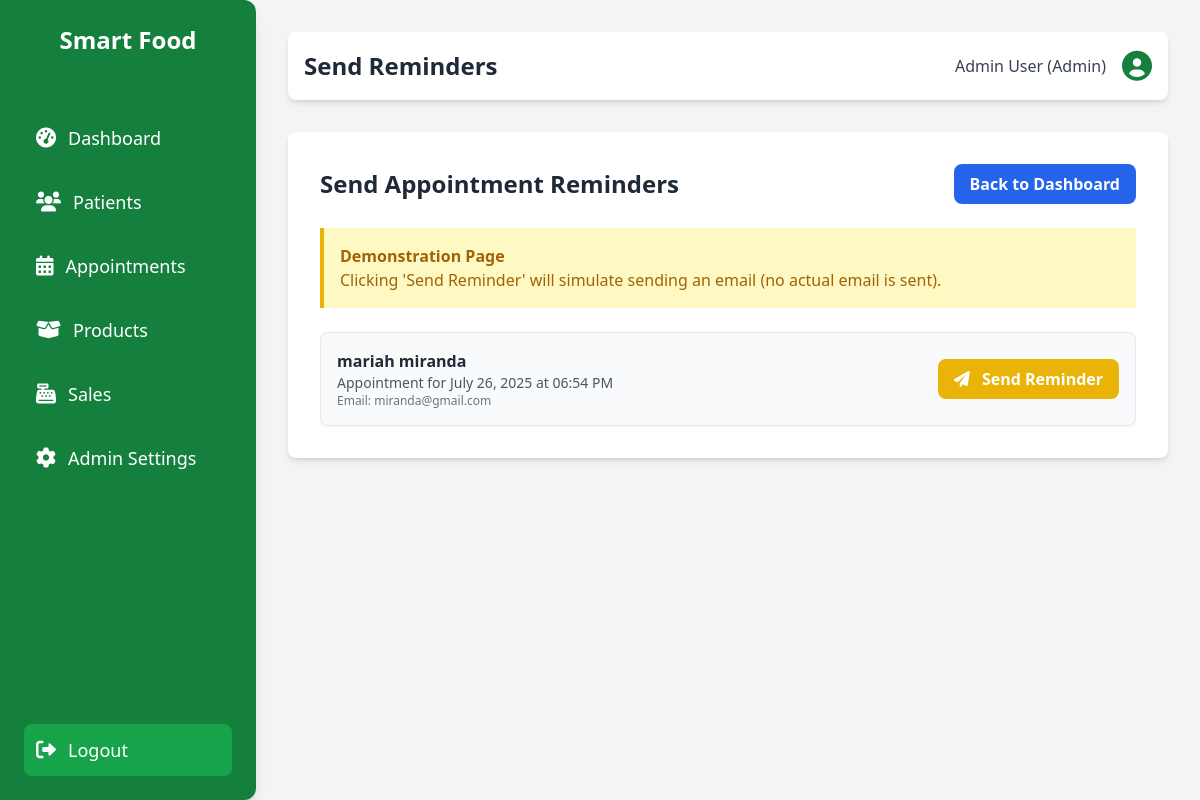
Screenshot of /appointments/send_reminders.php (signed in) with the database file from the repository.
### tables this page shows
CREATE TABLE `appointments` (
  `appointment_id` int(11) NOT NULL,
  `patient_id` int(11) NOT NULL,
  `appointment_date` date NOT NULL,
  `appointment_time` time NOT NULL,
  `reason` text DEFAULT NULL,
  `status` enum('Scheduled','Completed','Cancelled') NOT NULL DEFAULT 'Scheduled',
  `created_at` datetime DEFAULT current_timestamp(),
  `updated_at` datetime DEFAULT current_timestamp() ON UPDATE current_timestamp()
);

CREATE TABLE `patients` (
  `patient_id` int(11) NOT NULL,
  `patient_unique_id` varchar(50) NOT NULL,
  `full_name` varchar(255) NOT NULL,
  `date_of_birth` date DEFAULT NULL,
  `gender` enum('Male','Female','Other') DEFAULT NULL,
  `height_cm` decimal(5,2) DEFAULT NULL,
  `address` text DEFAULT NULL,
  `email` varchar(255) DEFAULT NULL,
  `phone` varchar(50) DEFAULT NULL,
  `health_conditions` text DEFAULT NULL,
  `membership_status` enum('No Membership','Standard','Premium') NOT NULL DEFAULT 'No Membership',
  `created_at` datetime DEFAULT current_timestamp(),
  `updated_at` datetime DEFAULT current_timestamp() ON UPDATE current_timestamp()
);

### appointments/send_reminders.php (the view, shortened to what this page needs)
<?php
require_once __DIR__ . '/../includes/db_connect.php';
include_once __DIR__ . '/../includes/header.php';
$reminderDate = date('Y-m-d', strtotime('+1 day'));
$remindersDue = [];
$sql = "SELECT a.appointment_id, a.appointment_date, a.appointment_time, p.full_name, p.email
        FROM appointments a
        JOIN patients p ON a.patient_id = p.patient_id
        WHERE a.appointment_date = :reminder_date AND a.status = 'Scheduled'";
try {
    $stmt = $pdo->prepare($sql);
    $stmt->bindParam(':reminder_date', $reminderDate);
    $stmt->execute();
    $remindersDue = $stmt->fetchAll(PDO::FETCH_ASSOC);
} catch (PDOException $e) {
    error_log("ERROR: Could not fetch appointments for reminders: " . $e->getMessage());
    $_SESSION['error_message'] = "Error fetching appointments for reminders.";
}
?>
<div class="max-w-4xl mx-auto bg-white p-8 rounded-lg shadow-md">
    <div class="flex justify-between items-center mb-6">
        <h2 class="text-2xl font-bold text-gray-800">Send Appointment Reminders</h2>
        <a href="<?php echo BASE_URL; ?>appointments/" class="px-4 py-2 rounded-lg bg-blue-600 text-white font-semibold hover:bg-blue-700 transition-colors">Back to Dashboard</a>
    </div>
    <div class="bg-yellow-100 border-l-4 border-yellow-500 text-yellow-700 p-4 mb-6" role="alert">
      <p class="font-bold">Demonstration Page</p>
      <p>Clicking 'Send Reminder' will simulate sending an email (no actual email is sent).</p>
    </div>
    <div class="space-y-4">
        <?php if (!empty($remindersDue)): ?>
            <?php foreach ($remindersDue as $appt): ?>
                <div class="border rounded-lg p-4 flex items-center justify-between shadow-sm bg-gray-50">
                    <div>
                        <p class="font-semibold text-gray-800"><?php echo htmlspecialchars($appt['full_name']); ?></p>
                        <p class="text-sm text-gray-600">
                            Appointment for <?php echo date('F j, Y', strtotime($appt['appointment_date'])); ?>
                            at <?php echo date('h:i A', strtotime($appt['appointment_time'])); ?>
                        </p>
                        <p class="text-xs text-gray-500">Email: <?php echo htmlspecialchars($appt['email']); ?></p>
                    </div>
                    <button onclick="alert('Simulating sending reminder to <?php echo htmlspecialchars($appt['email']); ?>.')" class="px-4 py-2 rounded-lg bg-yellow-500 text-white font-semibold hover:bg-yellow-600 transition-colors">
                        <i class="fas fa-paper-plane mr-2"></i>
                        Send Reminder
                    </button>
                </div>
            <?php endforeach; ?>
        <?php else: ?>
            <p class="text-gray-500 text-center py-4">No appointments due for a reminder for tomorrow.</p>
        <?php endif; ?>
    </div>
</div>
<?php include_once __DIR__ . '/../includes/footer.php'; ?>

### assets/css/style.css (style rules this page uses)
body { margin: 0; padding: 0; line-height: 1.6; color: #333; -webkit-font-smoothing: antialiased; -moz-osx-font-smoothing: grayscale; }
:root { --font-family: Arial, sans-serif; --background-color: #f9f9f9; --text-color: #333; --primary-color: #2e8b57; --secondary-color: #388e3c; --hover-color: #3aa76d; --danger-color: #d9534f; --border-color: #ccc; --light-grey: #eaeaea; --table-stripe: #f8f9fa; --table-hover: #f1f8e9; --box-shadow: 0 0 10px rgba(0, 0, 0, 0.1); --border-radius: 8px; --transition: background-color 0.3s ease; }
h2 { margin-bottom: 20px; }
h1, h2, h3, h4, h5, h6 { font-weight: 600; color: #2d3748; }
.shadow-md { box-shadow: 0 4px 6px -1px rgba(0, 0, 0, 0.1), 0 2px 4px -1px rgba(0, 0, 0, 0.06); }
.rounded-lg { border-radius: 0.5rem; }

### assets/css/dashboard.css (style rules this page uses)
.p-8 { padding: 2rem; }

### rows the page displays
appointments: patient.full_name "mariah miranda", appointment_date "July 26, 2025", appointment_time "06:54 PM", patient.email "miranda@gmail.com"

### other values shown
SITE_NAME "Smart Food"
$pageTitle "Send Reminders"
$_SESSION['full_name'] "Admin User"
$_SESSION['role'] "Admin"
